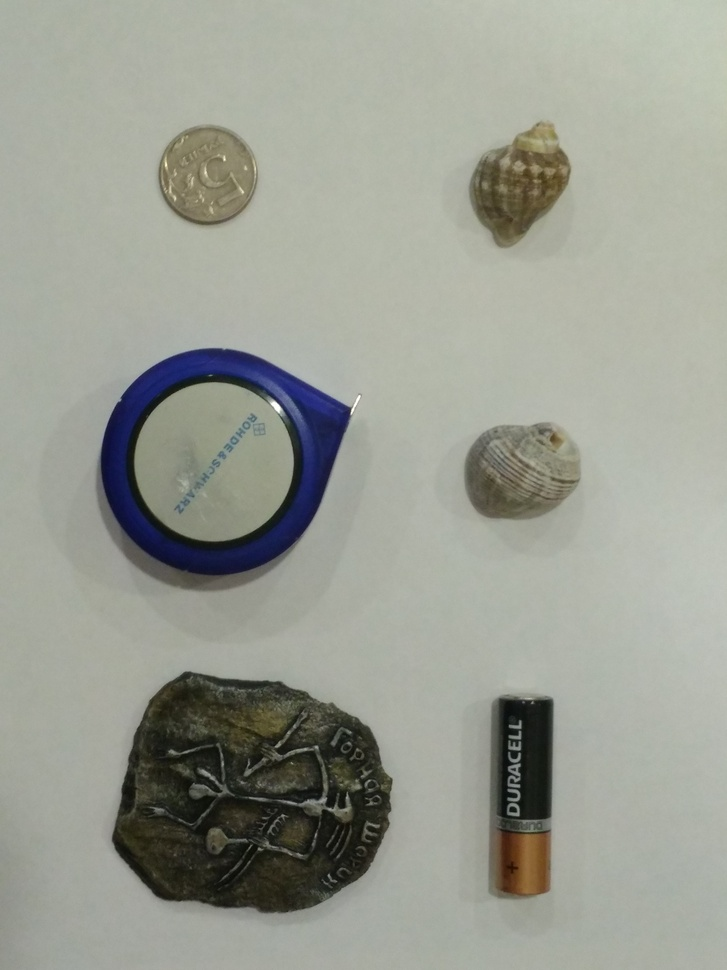
#> input picture pencils/images/img (1).jpg, 727 x 970 px, shrunk from 3120 x 4160 before the run, given in place of the camera
$ python main.py
#> lines starting #> are read from the running program, lines starting #| are printed output that depends on the picture; after the words box and inside, x2 and y2 are one past the last pixel; in counts of white or black regions, pixels touching at a corner belong together
import time
import cv2
import numpy as np
import json
import os
import random
from collections import defaultdict

cv2.namedWindow("Camera", cv2.WINDOW_NORMAL)

capture = cv2.VideoCapture(0)
capture.set(cv2.CAP_PROP_AUTO_EXPOSURE, 1)
capture.set(cv2.CAP_PROP_EXPOSURE, 300)

# cv2.namedWindow("Mask", cv2.WINDOW_NORMAL)

def get_color(image):
    x, y, w, h = cv2.selectROI("Color selection", image)
    x, y, w, h = int(x), int(y), int(w), int(h)
    roi = image[y:y+h, x:x+w]
    color = (np.median(roi[:, :, 0]),
             np.median(roi[:, :, 1]),
             np.median(roi[:, :, 2]))
    cv2.destroyWindow("Color selection")
    return color


def get_ball(image, color):
    lower = (np.max(color[0]-5, 0), color[1]*0.8, color[2]*0.8)
    upper = (color[0]+5, 255, 255)
    mask = cv2.inRange(image, lower, upper)
    mask = cv2.erode(mask, None, iterations=2)
    mask = cv2.dilate(mask, None, iterations=2)
    contours, _ = cv2.findContours(mask, cv2.RETR_EXTERNAL, cv2.CHAIN_APPROX_SIMPLE)

    if len(contours) > 0:
        contour = max(contours, key=cv2.contourArea)
        (x, y), radius = cv2.minEnclosingCircle(contour)
        return True, (int(x), int(y), int(radius), mask)
    return False, (-1, -1, -1, np.array([]))

path = "settings.json"
if os.path.exists(path):
    base_colors = json.load(open(path, 'r'))
else:
    base_colors = {}

game_started = False
guess_colors = []

while capture.isOpened():
    ret, frame = capture.read()
#> frame is the input picture: shape (970, 727, 3); mean B, G, R 146.8, 157.2, 154.3
    frame = cv2.flip(frame, 1)
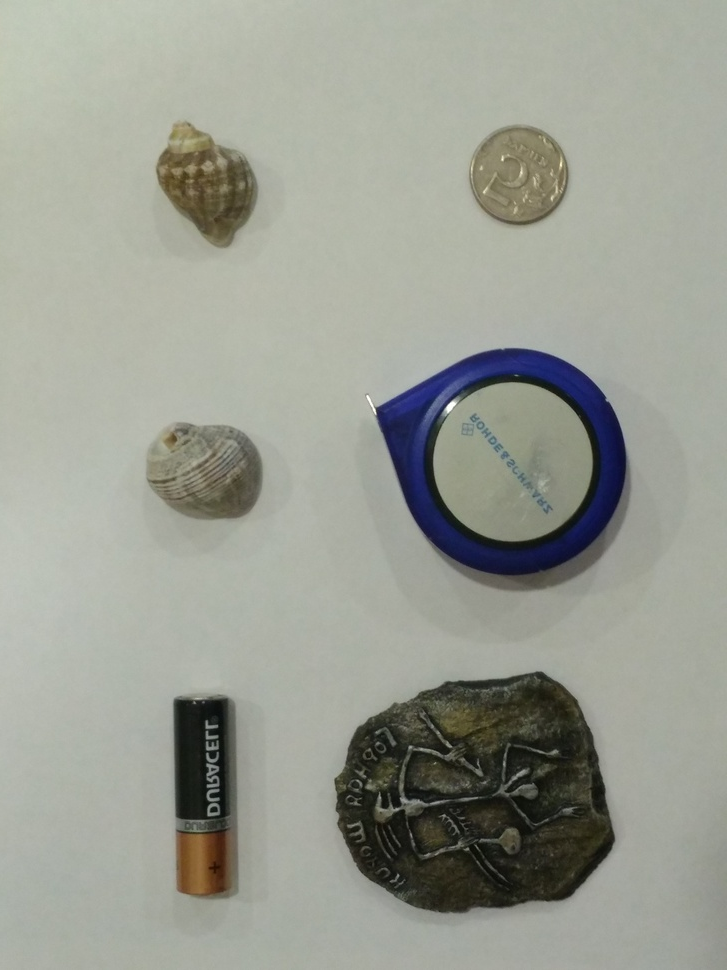
#> frame: shape (970, 727, 3); mean B, G, R 146.8, 157.2, 154.3
    blurred = cv2.GaussianBlur(frame, (11, 11), 0)
    hsv = cv2.cvtColor(blurred, cv2.COLOR_BGR2HSV)
#> hsv: shape (970, 727, 3); mean H, S, V 41.1, 27, 158.8
    key = chr(cv2.waitKey(1) & 0xFF)
#> (key Esc is pressed here)
    if key == 'q':
        break
    if key in ('1', '2', '3', '4'):
        color = get_color(hsv)
        base_colors[key] = color

    c1 = 0
    for key in base_colors:
        retr, (x, y, radius, mask) = get_ball(hsv, base_colors[key])
        if retr:
            c1 += 1
            # cv2.imshow("Mask", mask)
            cv2.circle(frame, (x, y), radius, (255, 255, 255), 2)
#> after the loop, c1 = 0
    # print(f'{c1=}')

    if len(base_colors) == 4:
        if not game_started:
            guess_colors = list(base_colors)
            random.shuffle(guess_colors)
            game_started = True
            print(guess_colors)
    if game_started:
        balls_coords = defaultdict(lambda: 0)

        c2 = 0
        for key in base_colors:
            retr, (x, y, radius, mask) = get_ball(hsv, base_colors[key])
            if retr:
                c2 += 1
                balls_coords[key] = (x, y)
        # result = sorted(list(balls_coords), key=lambda x: balls_coords[x])
        balls_by_y = sorted(list(balls_coords), key=lambda key: balls_coords[key][1])
        top_balls = sorted(balls_by_y[0:-2], key=lambda key: balls_coords[key][0])
        bottom_balls = sorted(balls_by_y[-2:], key=lambda key: balls_coords[key][0])
        result = top_balls + bottom_balls
        print(f'{result=}')
        cv2.putText(frame, f'Result = {result == guess_colors}', (10, 50),
                cv2.FONT_HERSHEY_SIMPLEX, 0.7, (255, 255, 255))

    cv2.putText(frame, f'Game started = {game_started}', (10, 20),
                cv2.FONT_HERSHEY_SIMPLEX, 0.7, (255, 255, 255))
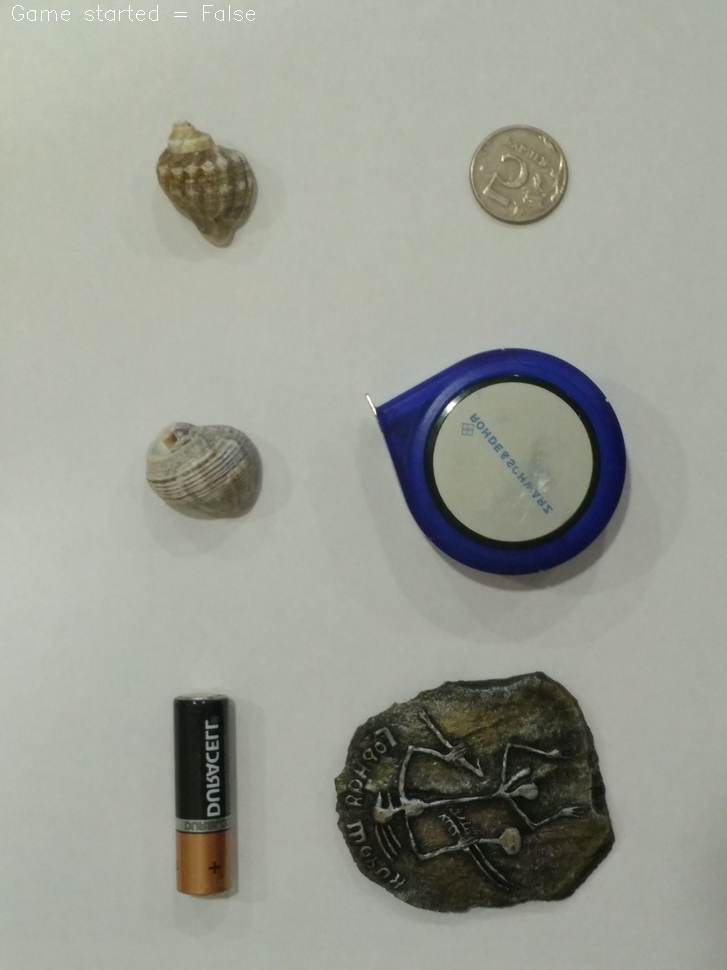
#> frame: shape (970, 727, 3); 0.07% of pixels changed, all inside (x1, y1, x2, y2) = (12, 5, 255, 21)
    cv2.imshow("Camera", frame)

capture.release()
cv2.destroyAllWindows()

json.dump(base_colors, open(path, 'w'))

$ run again, on pencils/images/img (10).jpg
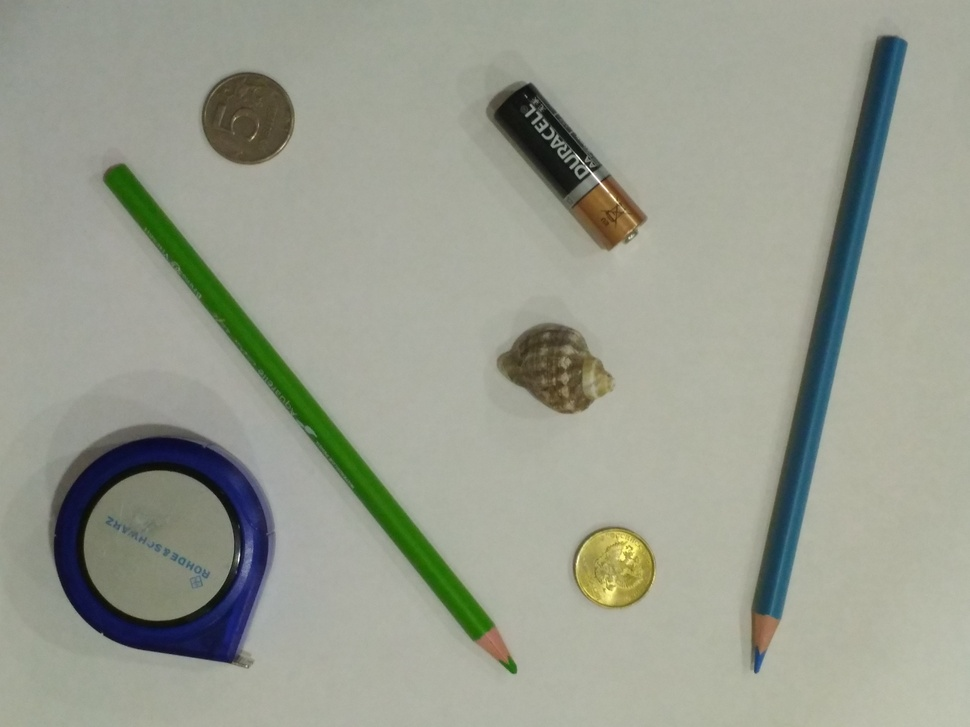
#> input picture pencils/images/img (10).jpg, 970 x 727 px, shrunk from 4160 x 3120 before the run, given in place of the camera
#> frame is the input picture: shape (727, 970, 3); mean B, G, R 143, 156.5, 152.6
#> `frame = cv2.flip(frame, 1)`:
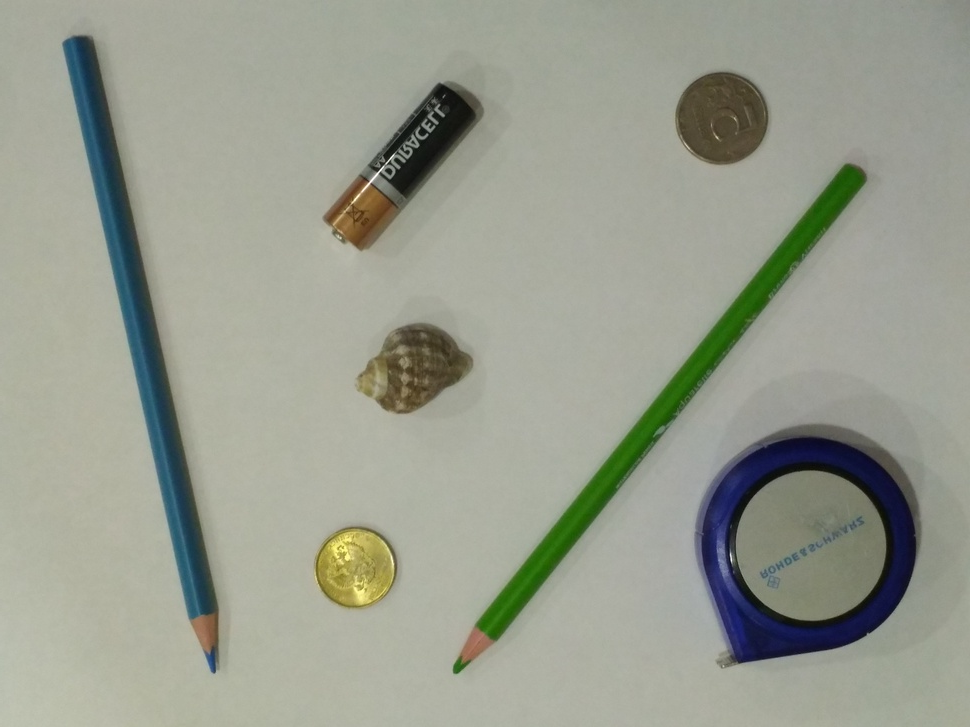
#> frame: shape (727, 970, 3); mean B, G, R 143, 156.5, 152.6
#> hsv: shape (727, 970, 3); mean H, S, V 40, 33.6, 158.3
#> after the loop `for key in base_colors:`: c1 = 0
#> `cv2.putText(frame, f'Game started = {game_started}', (10, 20), cv2.FON..`:
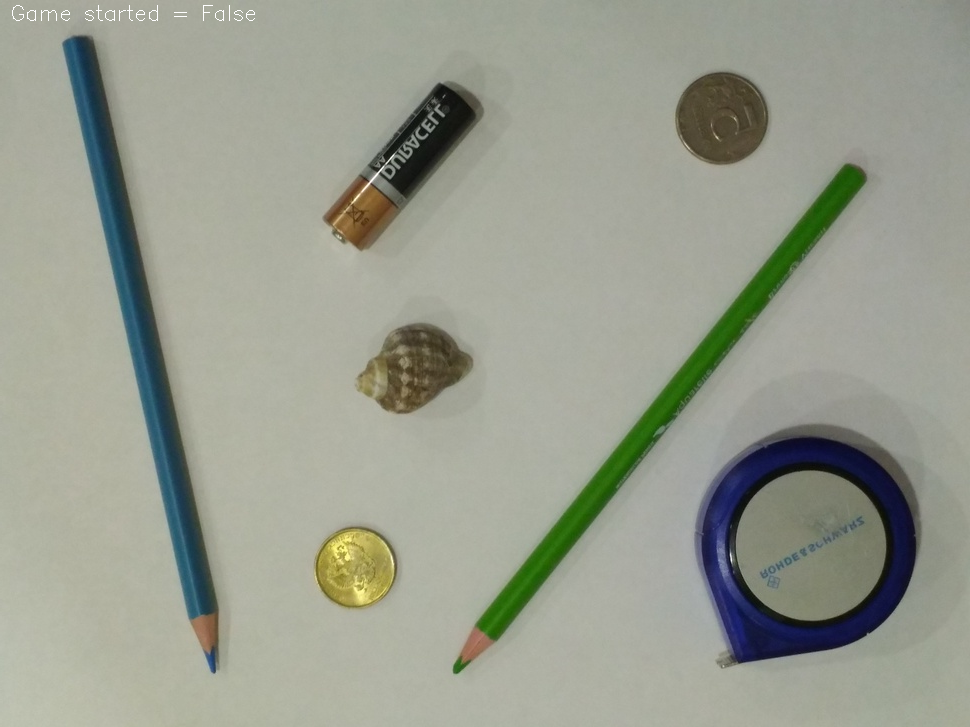
#> frame: shape (727, 970, 3); 0.07% of pixels changed, all inside (x1, y1, x2, y2) = (12, 5, 255, 21)

$ run again, on pencils/images/img (11).jpg
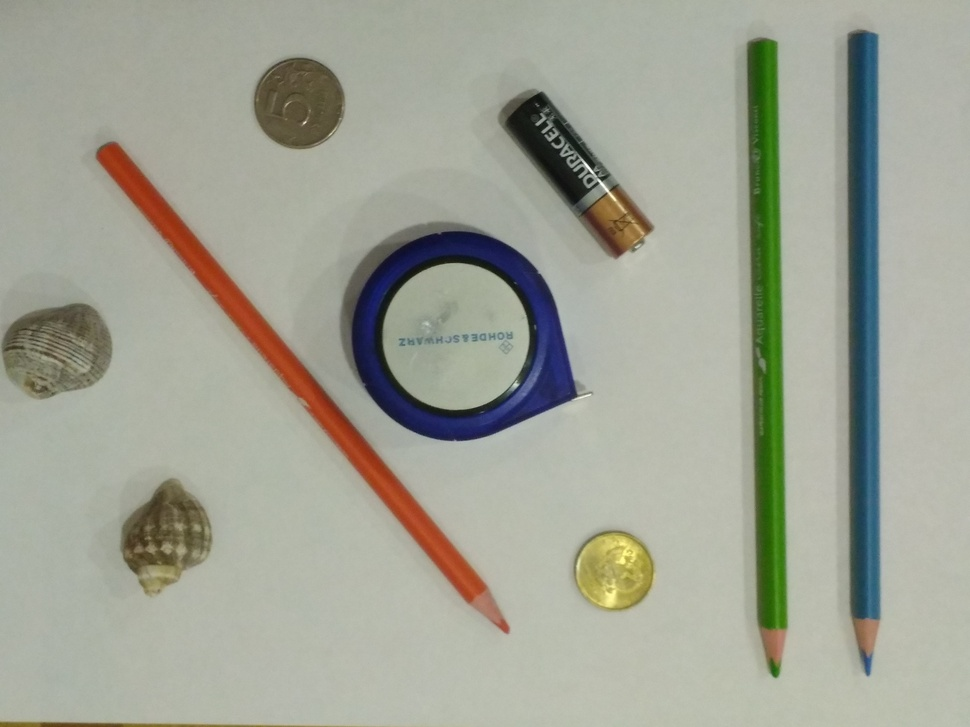
#> input picture pencils/images/img (11).jpg, 970 x 727 px, shrunk from 4160 x 3120 before the run, given in place of the camera
#> frame is the input picture: shape (727, 970, 3); mean B, G, R 149.1, 162.8, 160.3
#> `frame = cv2.flip(frame, 1)`:
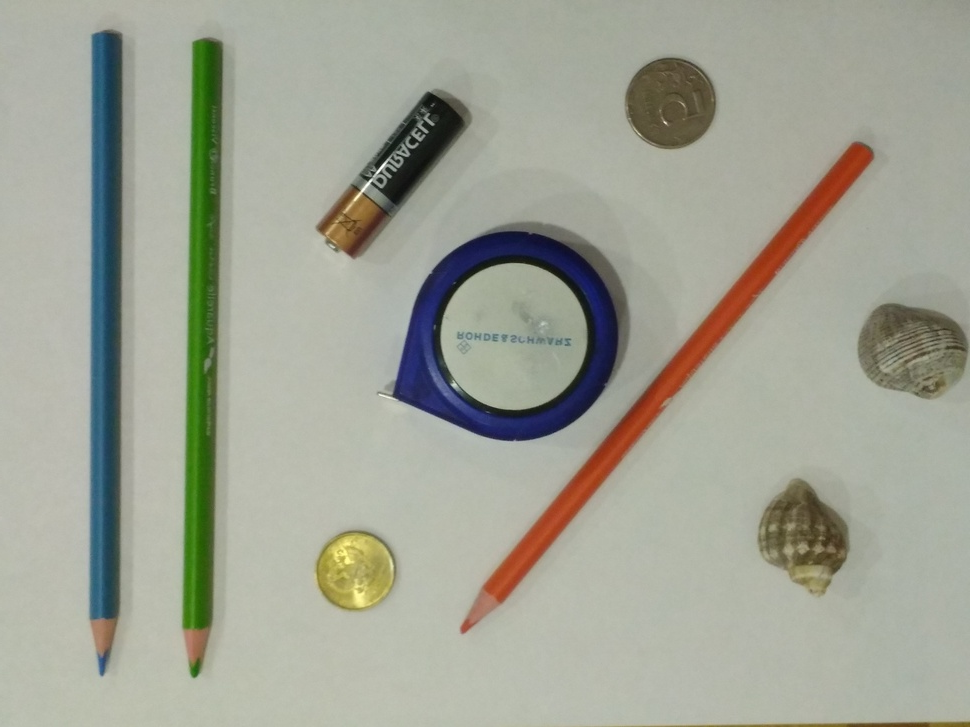
#> frame: shape (727, 970, 3); mean B, G, R 149.1, 162.8, 160.3
#> hsv: shape (727, 970, 3); mean H, S, V 40.8, 35.9, 166.8
#> after the loop `for key in base_colors:`: c1 = 0
#> `cv2.putText(frame, f'Game started = {game_started}', (10, 20), cv2.FON..`:
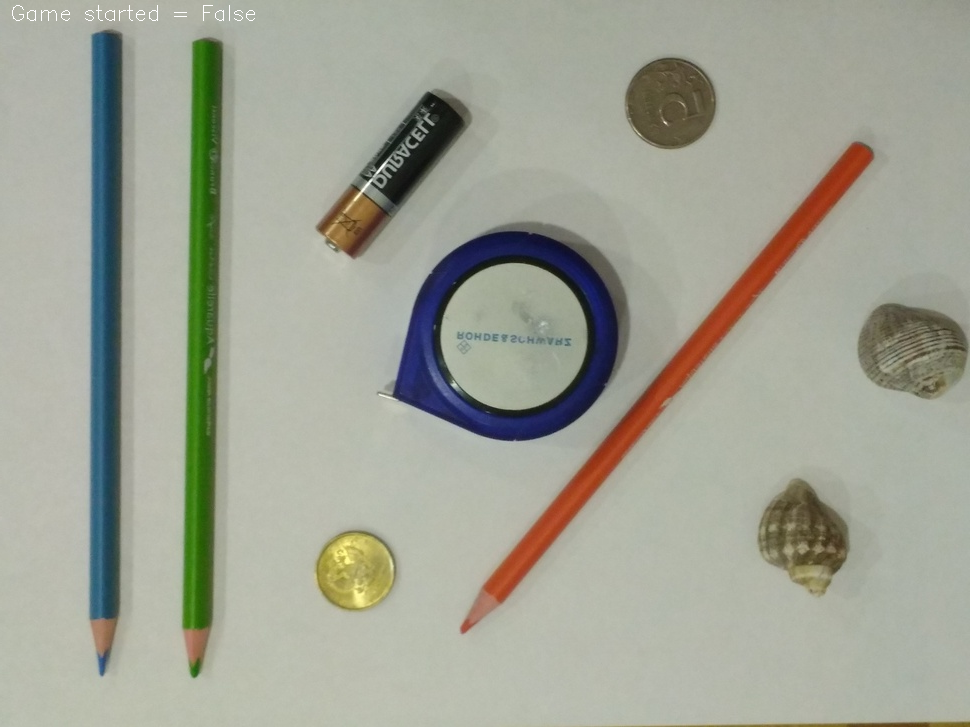
#> frame: shape (727, 970, 3); 0.07% of pixels changed, all inside (x1, y1, x2, y2) = (12, 5, 255, 21)

$ run again, on pencils/images/img (12).jpg
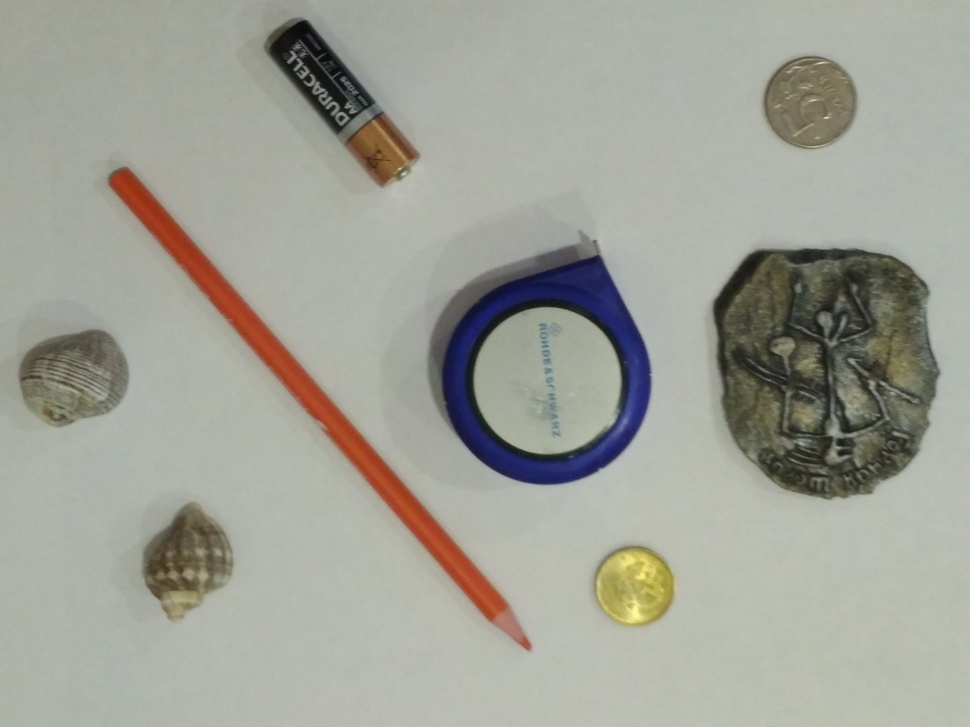
#> input picture pencils/images/img (12).jpg, 970 x 727 px, shrunk from 4160 x 3120 before the run, given in place of the camera
#> frame is the input picture: shape (727, 970, 3); mean B, G, R 151.8, 161.5, 160.6
#> `frame = cv2.flip(frame, 1)`:
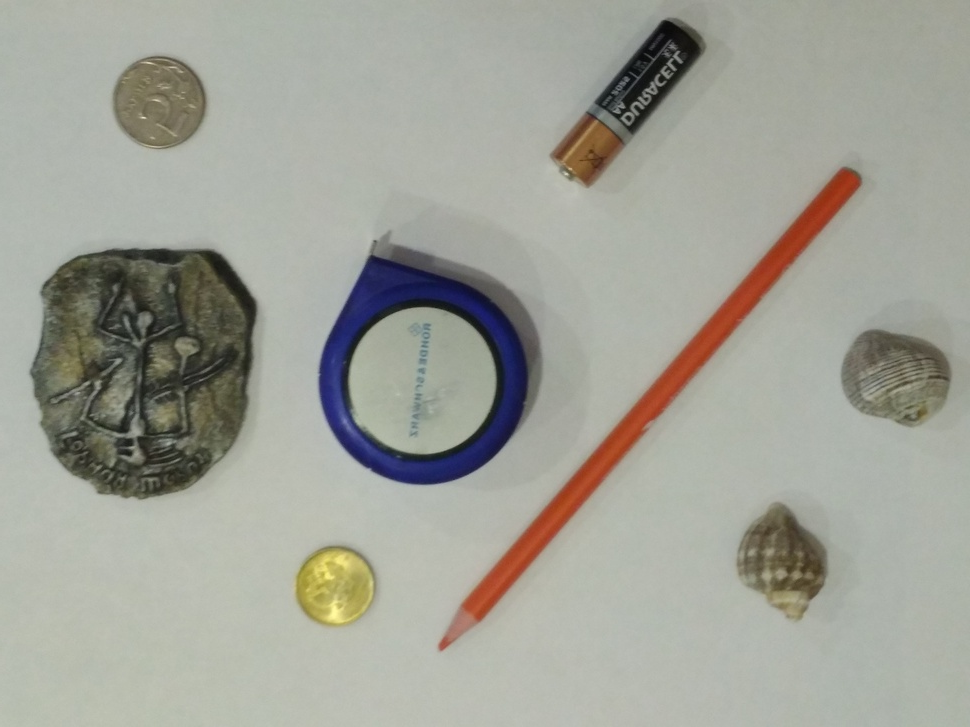
#> frame: shape (727, 970, 3); mean B, G, R 151.8, 161.5, 160.6
#> hsv: shape (727, 970, 3); mean H, S, V 42.7, 26.1, 165.2
#> after the loop `for key in base_colors:`: c1 = 0
#> `cv2.putText(frame, f'Game started = {game_started}', (10, 20), cv2.FON..`:
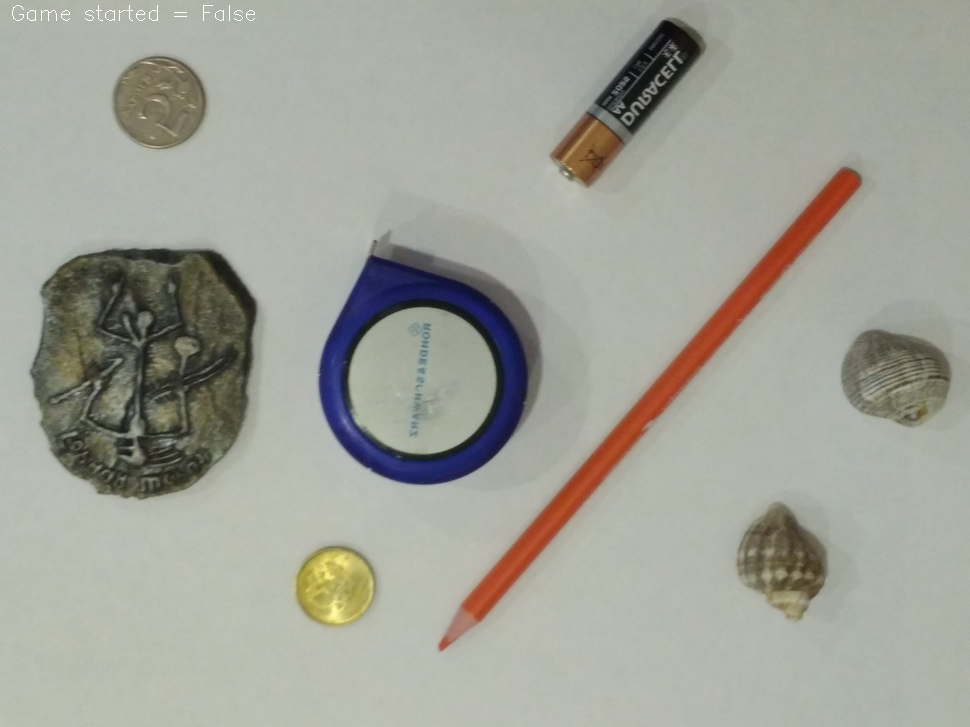
#> frame: shape (727, 970, 3); 0.07% of pixels changed, all inside (x1, y1, x2, y2) = (12, 5, 255, 21)
